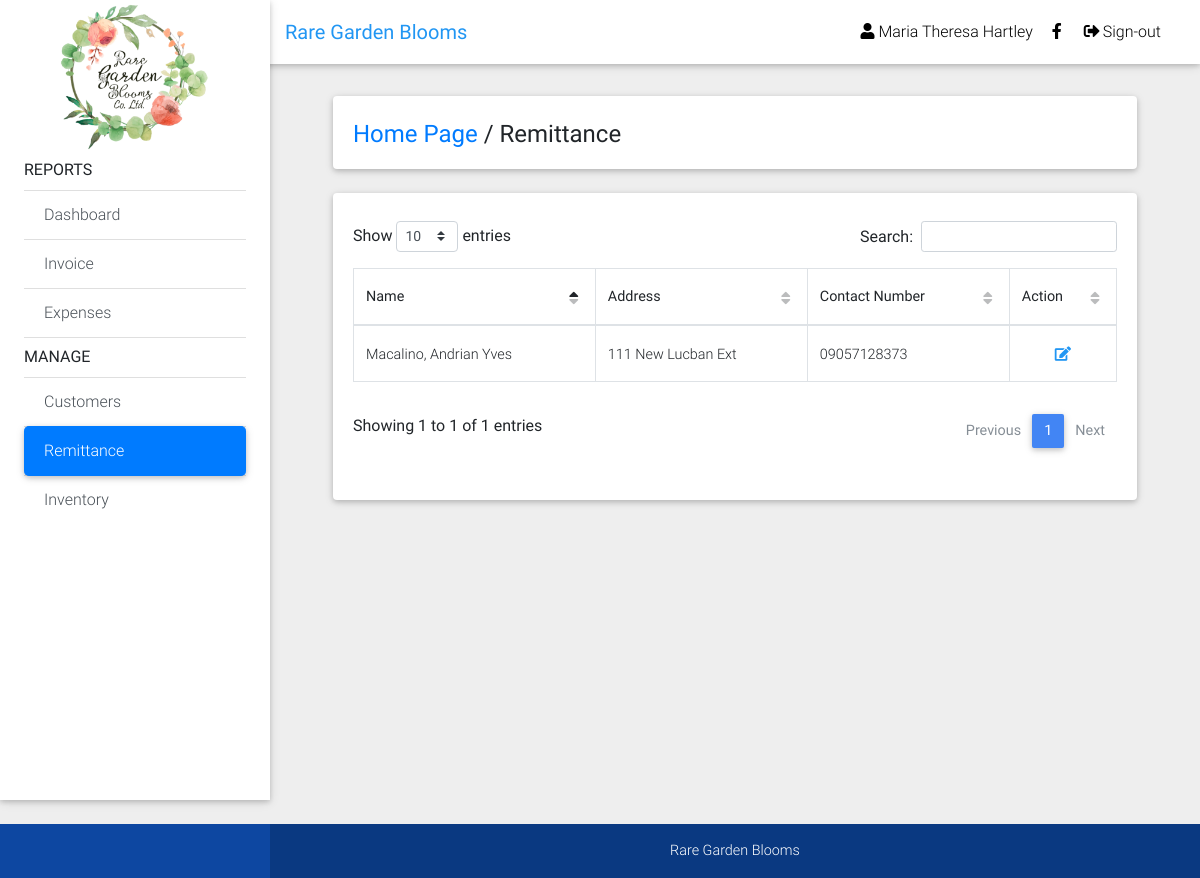
Screenshot of /remittance.php (signed in) with the database file from the repository.
### tables this page shows
CREATE TABLE IF NOT EXISTS `remittance` (
  `id` bigint(255) NOT NULL AUTO_INCREMENT,
  `rfirstname` varchar(255) NOT NULL,
  `rlastname` varchar(255) NOT NULL,
  `raddress` varchar(255) NOT NULL,
  `rcontactNumber` varchar(255) DEFAULT NULL,
  PRIMARY KEY (`id`)
);

### includes/session.php (called while the page is built, shortened)
<?php
	include 'includes/conn.php';;
	if(isset($_SESSION['admin'])){
		$query = $conn -> prepare("SELECT * FROM admin WHERE id = ? ");
		$query -> bind_param("s", $variable);
		$query -> execute();
		$result = $query->get_result();
		$user = mysqli_fetch_assoc($result);
	}
	else{
		header('location: index.php');
		exit();
	}
?>

### remittance.php (the view, shortened to what this page needs)
<?php include 'includes/session.php'; ?>
<?php include 'includes/header.php'; ?>
<body class="grey lighten-3">
  <?php
  $current = "remittance";
  include 'includes/navbar.php'; ?>
  <main class="pt-5 mx-lg-5">
    <div class="container-fluid mt-5">
      <div class="card mb-4 wow fadeIn">
        <div class="card-body d-sm-flex justify-content-between">
          <h4 class="mb-2 mb-sm-0 pt-1">
            <a href="home.php">Home Page</a>
            <span>/</span>
            <span>Remittance</span>
          </h4>
        </div>
      </div>
  <div class="row">
        <div class="col-md-12">
          <div class="card">
            <div class="card-body">
              <table id="dtBasicExample" class="table table-bordered" cellspacing="0" width="100%">
 <thead>
                  <th>Name</th>
                  <th>Address</th>
                  <th>Contact Number</th>
                  <th>Action</th>
                </thead>
                <tbody>
                  <?php
                $result4 = mysqli_query($conn, "SELECT * from remittance");
                while ($row = mysqli_fetch_array($result4)) { ?>
            <tr>
              <td><?php echo ucwords($row['rlastname']);?><?php echo ", ";echo ucwords($row['rfirstname']);?></td>
              <td><?php echo ucwords($row['raddress']);?></td>
              <td><?php echo $row['rcontactNumber'];?></td>
              <td>
                <div class='text-center'><a data-toggle='modal' data-target='#edit<?php echo $row['id']; ?>' href='#edit?id=<?php echo $row['id']; ?>'><i class='fas fa-edit blue-text'></i></a></div>
              </td>
            </tr>
            <?php    } ?>
                </tbody>
              </table>
            </div>
          </div>
        </div>
      </div>
    </div>
  </main>
<?php include 'includes/footer.php'; ?>
</body>
</html>

### includes/navbar.php (shortened to what this page needs)
<header>
   <nav class="navbar fixed-top navbar-expand-lg navbar-light white scrolling-navbar">
     <div class="container-fluid">
       <a class="navbar-brand waves-effect" href="home.php">
         <strong class="blue-text">Rare Garden Blooms</strong>
       </a>
       <div class="collapse navbar-collapse" id="navbarSupportedContent">
         <ul class="navbar-nav nav-flex-icons">
           <li class="nav-item">
           <a class="nav-link waves-effect waves-light"><i class="fa fa-user" aria-hidden="true"></i> <span class="clearfix d-none d-sm-inline-block"><?php echo $user['firstname']. ' '.$user['lastname']; ?></span></a>
         </li>
           <li class="nav-item">
             <a href="https://www.facebook.com/raregardenblooms" class="nav-link waves-effect" target="_blank">
               <i class="fab fa-facebook-f"></i>
             </a>
           </li>
           <li class="nav-item">
             <a href="logout.php" class="nav-link waves-effect">
               <i class="fas fa-sign-out-alt"></i>Sign-out
             </a>
           </li>
         </ul>
       </div>
     </div>
   </nav>
   <div class="sidebar-fixed position-fixed">
      <div class="text-center">
         <a href="https://raregardenblooms.com" target="_blank">
           <img src="logo.jpg" style="height:150px;width:150px;" alt="">
         </a>
       </div>
     <div class="list-group list-group-flush">
         <strong class="mt-2 mb-2">REPORTS</strong>
         <a href="home.php" class="list-group-item list-group-item-action waves-effect <?php if($current == 'home') {echo 'active';} ?>">
           Dashboard</a>
         <a href="invoice.php" class="list-group-item list-group-item-action waves-effect <?php if($current == 'invoice') {echo 'active';} ?>">
          Invoice</a>
         <a href="expenses.php" class="list-group-item list-group-item-action waves-effect <?php if($current == 'expenses') {echo 'active';} ?>">
           Expenses</a>
         <strong class="mt-2 mb-2">MANAGE</strong>
         <a href="customers.php" class="list-group-item list-group-item-action waves-effect <?php if($current == 'customers') {echo 'active';} ?>">
           Customers</a>
         <a href="remittance.php" class="list-group-item list-group-item-action waves-effect <?php if($current == 'remittance') {echo 'active';} ?>">
           Remittance</a>
         <a href="inventory.php" class="list-group-item list-group-item-action waves-effect <?php if($current == 'inventory') {echo 'active';} ?>">
           Inventory</a>
       </div>
     </div>
 </header>

### includes/header.php (style rules this page uses)
* { margin: 0; padding: 0; }
html, body { height: 100%; width: 100%; }
main { min-height: 100%; }
header { width: 100%; }

### rows the page displays
remittance: rlastname "Macalino", rfirstname "Andrian Yves", raddress "111 New Lucban Ext", rcontactNumber "09057128373"

### other values shown
$user['firstname'] "Maria Theresa"
$user['lastname'] "Hartley"
